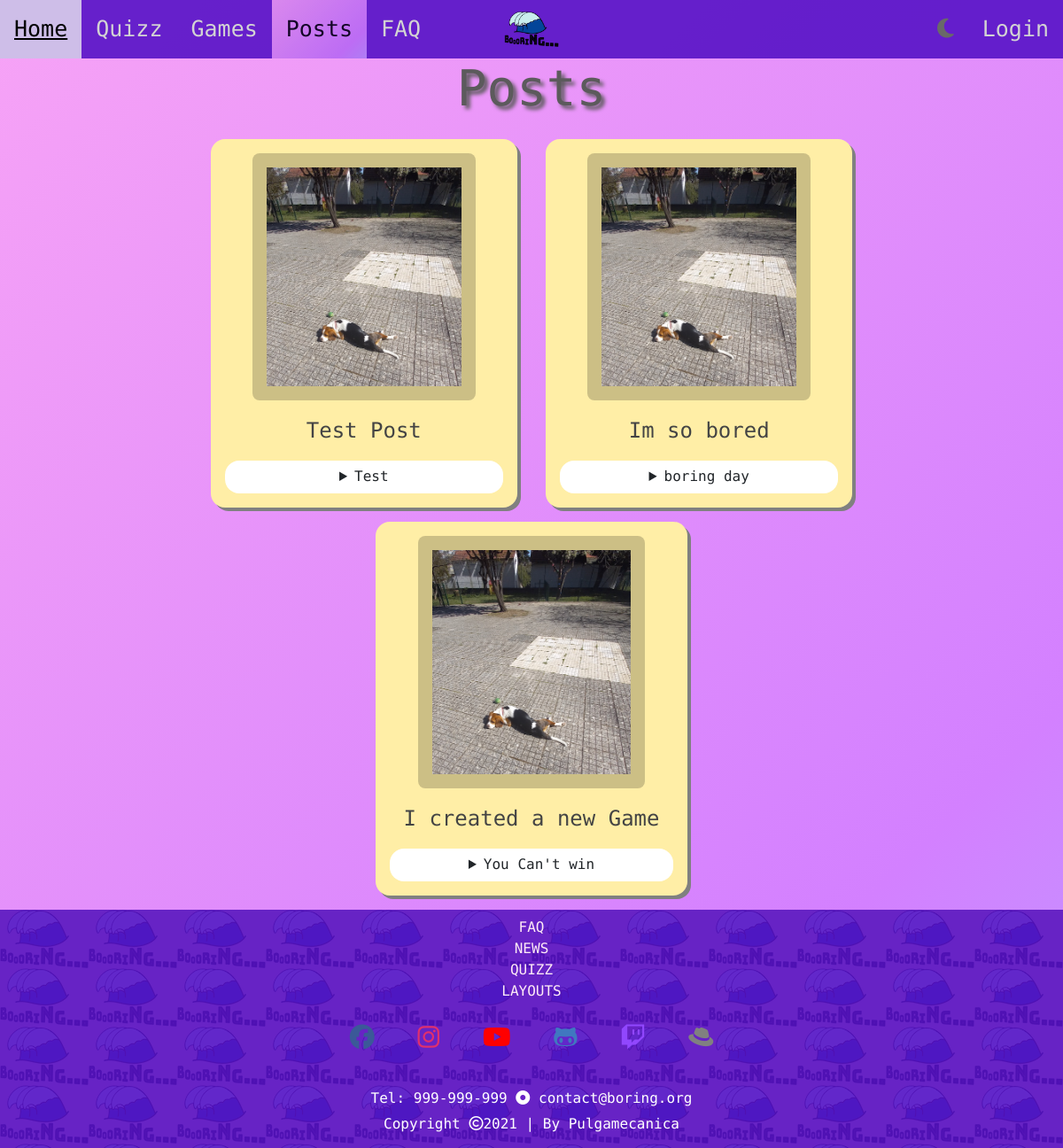
The app's page /posts, older data.
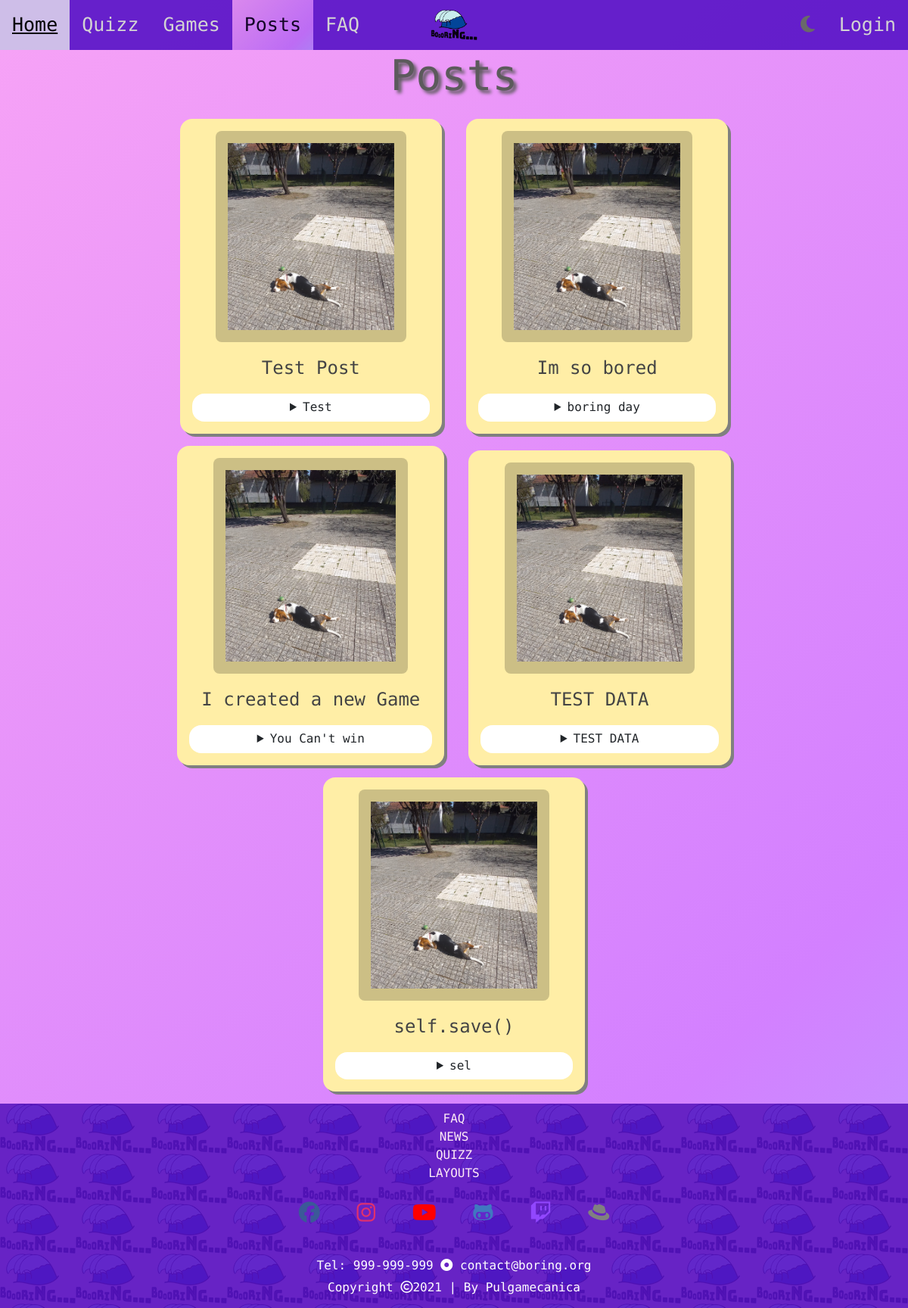
The same page, newer data.
### boring/models.py (models this page shows, shortened)
class Post(models.Model):
    title = models.CharField(max_length = 30)
    description = models.TextField(max_length = 150)
    views = models.IntegerField(default = 0)
    likes = models.IntegerField(default = 0)
    active = models.BooleanField(default=False)
    created_at = models.DateTimeField(auto_now_add=True)
    short_description = models.CharField(max_length = 15, default='Details')
    user = models.ForeignKey(BoringUser, on_delete=models.CASCADE, related_name="posts")

### boring_website/views.py (the view)
# urls.py: path('posts', views.posts_page_view, name='posts'),
def posts_page_view(request):
    context = {'posts': Post.objects.all().filter(active=True)}
    return render(request, 'boring_website/posts.html', context)

### boring_website/templates/boring_website/posts.html (shortened to what this page needs)
{% extends 'boring_website/base.html' %}
{% block main %}
	{% load static %}
    <h1 class="posts_title">Posts</h1>
	<div class="posts_wrapper" id="posts-active">
		{% for post in posts %}
			<figure>
				<button onclick="openImage('boring_website/images/doggoPost.png')">
					{% load static %}
					<img src="{% static 'boring_website/images/doggoPost.png' %}" alt="dog beagle">
					<figcaption> {{ post.title }} </figcaption>
				</button>
				<details>
					<summary> {{ post.short_description }} </summary>
				</details>
			</figure>
		{% endfor %}
	</div>
{% endblock %}

Row changes from the older to the newer data that the page shows:
added Post: title "TEST DATA", short_description "TEST DATA"
added Post: title "self.save()", short_description "sel"
